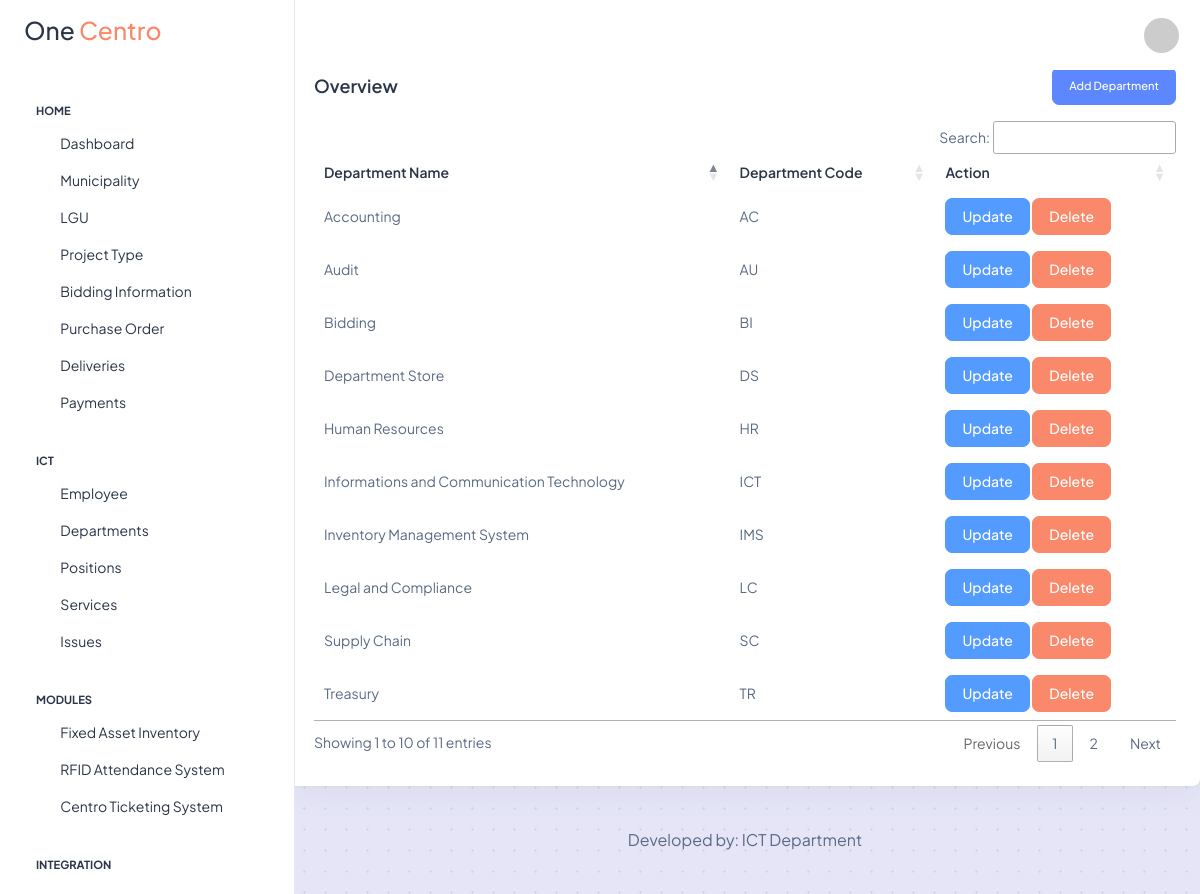
/dashboard/departments.php (signed in), run on the app's committed database.
### tables this page shows
CREATE TABLE `departments` (
  `id` int(11) NOT NULL,
  `department_code` varchar(10) NOT NULL,
  `department_name` varchar(255) NOT NULL
);

### db/conn.php (called while the page is built)
<?php
    class DBConnection {
        private $host = "localhost";
        private $user = "root";
        private $pass = "";
        private $db = "one_centro";
        protected function connect() {
            try {
                $dsn = 'mysql: host=' . $this->host . ';dbname=' . $this->db;
                $pdo = new PDO($dsn, $this->user, $this->pass);
                $pdo->setAttribute(PDO::ATTR_ERRMODE, PDO::ERRMODE_EXCEPTION);
                return $pdo;
            } catch(PDOException $e) {
                print_r($e);
            }
        }
    }
?>

### models/departments-facade.php (called while the page is built, shortened)
<?php
class DepartmentsFacade extends DBConnection
{
    public function fetchDepartments()
    {
        $sql = $this->connect()->prepare("SELECT * FROM departments ORDER BY department_name");
        $sql->execute();
        return $sql;
    }
}

### dashboard/departments.php (the view, shortened to what this page needs)
<?php
include realpath(__DIR__ . '/../includes/layout/dashboard-header.php');
include realpath(__DIR__ . '/../models/departments-facade.php');
$departmentsFacade = new DepartmentsFacade;
if (isset($_SESSION["user_role"])) {
    $userRole = $_SESSION["user_role"];
}
if (isset($_SESSION["first_name"])) {
    $firstName = $_SESSION["first_name"];
}
?>
<div class="page-wrapper" id="main-wrapper" data-layout="vertical" data-navbarbg="skin6" data-sidebartype="full" data-sidebar-position="fixed" data-header-position="fixed">
    <aside class="left-sidebar">
      <div>
        <div class="brand-logo d-flex align-items-center justify-content-between">
            <a href="./index" class="text-nowrap logo-img"><h3>One <span class="text-danger">Centro</span></h3></a>
        </div>
        <?php include realpath(__DIR__ . '/../includes/layout/dashboard-sidebar.php') ?>
      </div>
    </aside>
    <div class="body-wrapper">
        <header class="app-header">
            <nav class="navbar navbar-expand-lg navbar-light">
                <div class="navbar-collapse justify-content-end px-0" id="navbarNav">
                    <ul class="navbar-nav flex-row ms-auto align-items-center justify-content-end">
                        <li class="nav-item dropdown">
                            <a class="nav-link nav-icon-hover" href="javascript:void(0)" id="drop2" data-bs-toggle="dropdown" aria-expanded="false">
                                <img src="https://ui-avatars.com/api/?name=<?= $firstName . '+' . $lastName ?>&background=random" class="rounded-circle" width="35" height="35">
                            </a>
                        </li>
                    </ul>
                </div>
            </nav>
        </header>
        <div class="container-fluid">
            <div class="row">
                <div class="col-lg-12 d-flex align-items-strech">
                    <div class="card w-100">
                        <div class="card-body p-4">
                            <div class="d-flex justify-content-between">
                                <h5 class="card-title fw-semibold my-2">Overview</h5>
                                <?php if ($userRole == 1) { ?>
                                    <button type="button" class="btn btn-primary" data-bs-toggle="modal" data-bs-target="#addDepartmentModal">Add Department</button>
                                <?php } ?>
                            </div>
                            <div class="py-2">
                            </div>
                            <div class="table-responsive">
                                <table class="table text-nowrap mb-0 align-middle">
                                    <thead class="text-dark fs-4">
                                        <tr>
                                            <th class="border-bottom-0">
                                                <h6 class="fw-semibold mb-0">Department Name</h6>
                                            </th>
                                            <?php if ($userRole == 1) { ?>
                                            <th class="border-bottom-0">
                                                <h6 class="fw-semibold mb-0">Department Code</h6>
                                            </th>
                                            <th class="border-bottom-0">
                                                <h6 class="fw-semibold mb-0">Action</h6>
                                            </th>
                                            <?php } ?>
                                        </tr>
                                    </thead>
                                    <tbody>
                                    <?php
                                    $fetchDepartments = $departmentsFacade->FetchDepartments();
                                    while ($row = $fetchDepartments->fetch(PDO::FETCH_ASSOC)) { ?>
                                        <tr>
                                            <td class="border-bottom-0">
                                                <p class="mb-0 fw-normal"><?= $row["department_name"]?></p>
                                            </td>
                                            <?php if ($userRole == 1) { ?>
                                            <td class="border-bottom-0">
                                                <p class="mb-0 fw-normal"><?= $row["department_code"]?></p>
                                            </td>
                                            <td class="border-bottom-0">
                                                <a href="departments?is_updated=<?= $row["id"] ?>" class="btn btn-info">Update</a>
                                                <a href="delete-department?department_id=<?= $row["id"] ?>" class="btn btn-danger" onclick="return confirm('Are you sure you want to delete this department?');">Delete</a>
                                            </td>
                                            <?php } ?>
                                        </tr>
                                    <?php } ?>
                                    </tbody>
                                </table>
                            </div>
                        </div>
                    </div>
                </div>
            </div>
            <div class="py-6 px-6 text-center">
                <p class="mb-0 fs-4">Developed by: ICT Department</p>
            </div>
        </div>
    </div>
</div>
<?php include realpath(__DIR__ . '/../includes/layout/dashboard-footer.php') ?>

### dashboard/departments.php (style rules this page uses)
body { opacity: 1; background-image: radial-gradient(#cdd9e7 1.05px, #e5e5f7 1.05px); background-size: 21px 21px; }

### data on the page
departments: department_name "Accounting", department_code "AC"
departments: department_name "Audit", department_code "AU"
departments: department_name "Bidding", department_code "BI"
departments: department_name "Department Store", department_code "DS"
departments: department_name "Human Resources", department_code "HR"
departments: department_name "Informations and Communication Technology", department_code "ICT"
departments: department_name "Inventory Management System", department_code "IMS"
departments: department_name "Legal and Compliance", department_code "LC"
departments: department_name "Supply Chain", department_code "SC"
departments: department_name "Treasury", department_code "TR"

### other printed values
$department "ICT"
